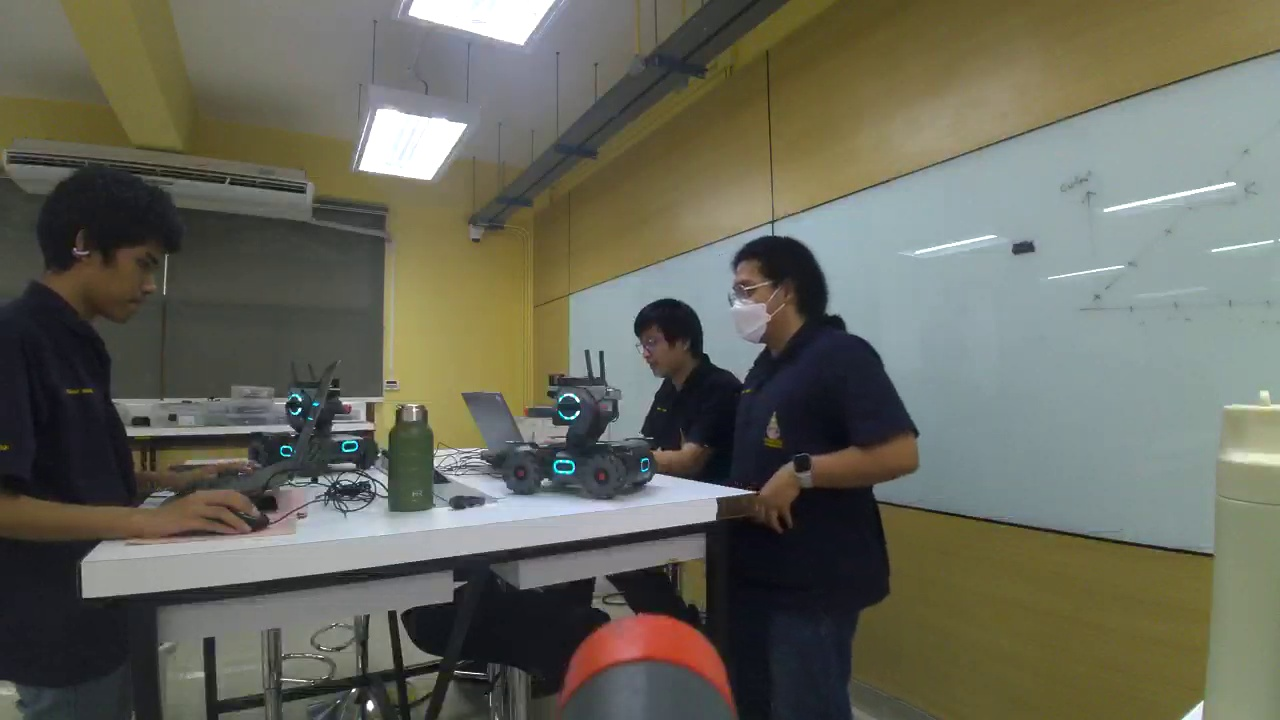
#> input picture data/raw/run1/img_0000_1789537078029.jpg, 1280 x 720 px
$ python -i detector.py   (imports and definitions only)   (older library calls are emulated)
#> lines starting #> are read from the running program, lines starting #| are printed output that depends on the picture; after the words box and inside, x2 and y2 are one past the last pixel; in counts of white or black regions, pixels touching at a corner belong together
#> further down, picture is the input picture: shape (720, 1280, 3); mean B, G, R 91.8, 104, 103.5
import cv2
import numpy as np


class TargetDetector:

    def __init__(self):
        self.color_ranges = {
            "red": [
                (np.array([0, 100, 70]), np.array([12, 255, 255])),
                (np.array([168, 100, 70]), np.array([180, 255, 255])),
            ],
            "yellow": [
                (np.array([20, 120, 70]), np.array([38, 255, 255])),
            ],
            "green": [
                (np.array([30, 35, 20]), np.array([95, 255, 255])),
            ],
            "blue": [
                (np.array([95, 70, 35]), np.array([135, 255, 255])),
            ],
        }

        self.bgr_colors = {
            "red": (0, 0, 255),
            "yellow": (0, 255, 255),
            "green": (0, 255, 0),
            "blue": (255, 0, 0),
        }

        self.kernel_open = np.ones((3, 3), np.uint8)
        self.kernel_close = np.ones((5, 5), np.uint8)
        self.kernel_edge = np.ones((3, 3), np.uint8)
        self.clahe = cv2.createCLAHE(clipLimit=2.0, tileGridSize=(8, 8))

    def _preprocess_hsv(self, frame):
        blurred = cv2.GaussianBlur(frame, (3, 3), 0)
        hsv = cv2.cvtColor(blurred, cv2.COLOR_BGR2HSV)
#> hsv: shape (720, 1280, 3); mean H, S, V 64.1, 62.5, 110.5
        h, s, v = cv2.split(hsv)
        v = self.clahe.apply(v)
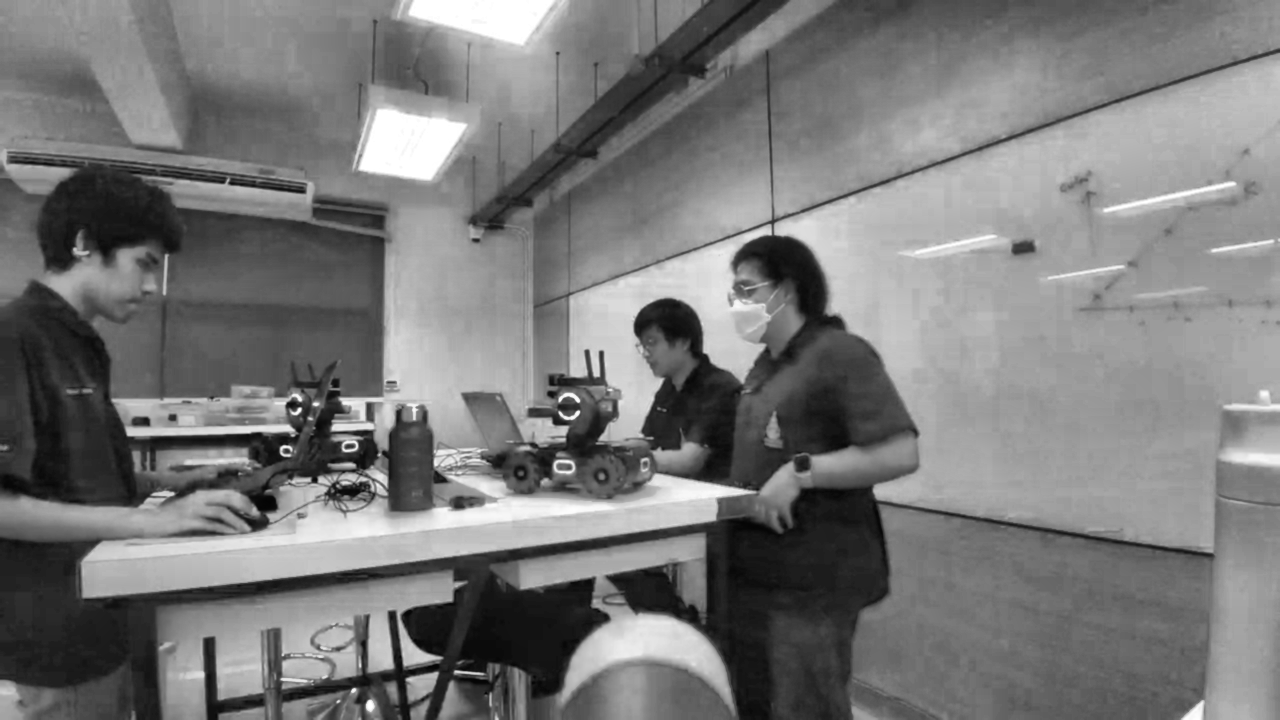
#> v: shape (720, 1280); min 4, max 255, mean 120.6
        return cv2.merge([h, s, v])
#> returned value: shape (720, 1280, 3); mean H, S, V 64.1, 62.5, 120.6

    def _sobel_edges(self, frame):
        gray = cv2.cvtColor(frame, cv2.COLOR_BGR2GRAY)
        gradient_x = cv2.Sobel(gray, cv2.CV_32F, 1, 0, ksize=3)
        gradient_y = cv2.Sobel(gray, cv2.CV_32F, 0, 1, ksize=3)
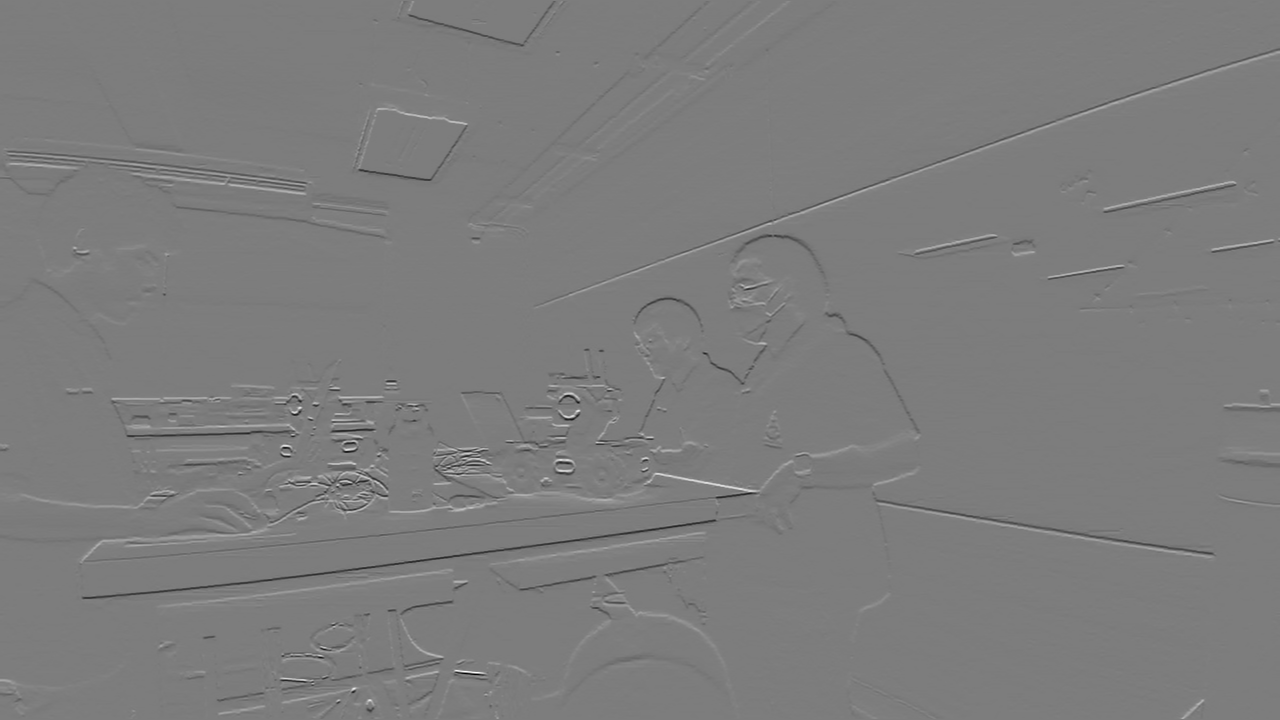
#> gradient_y: shape (720, 1280) float32; min -898, max 933, mean -0.5; drawn with min black and max white
        magnitude = cv2.magnitude(gradient_x, gradient_y)
        magnitude = cv2.normalize(magnitude, None, 0, 255, cv2.NORM_MINMAX).astype(np.uint8)
        _, edges = cv2.threshold(magnitude, 45, 255, cv2.THRESH_BINARY)
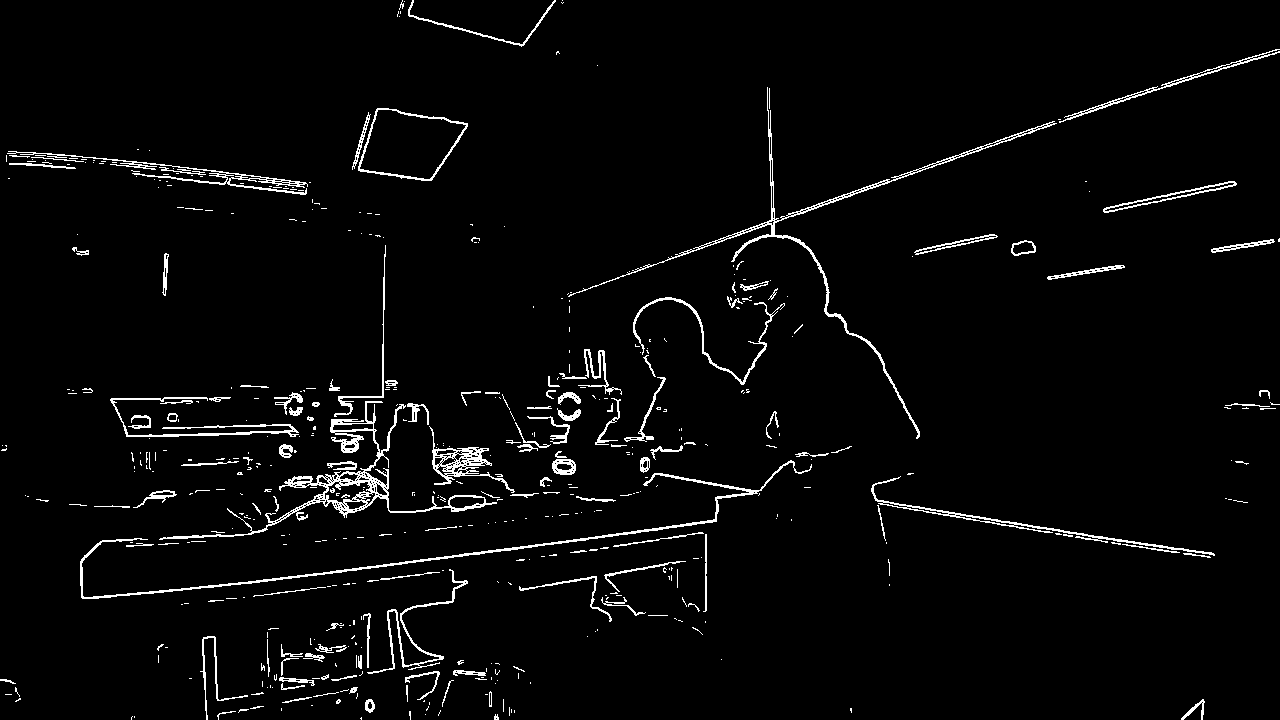
#> edges: shape (720, 1280); 3.2% white in thin lines or dots
        return cv2.dilate(edges, self.kernel_edge, iterations=1)
#> returned value: shape (720, 1280); 7% white; 255 white regions (84 under 20 px), largest, box (x1, y1, x2, y2) and area: (158, 244, 540, 541) 10921, (566, 48, 1280, 440) 7194, (79, 459, 813, 600) 4931

    @staticmethod
    def _angle_cosine(point_a, point_b, point_c):
        vector_a = point_a - point_b
        vector_c = point_c - point_b
        denominator = np.linalg.norm(vector_a) * np.linalg.norm(vector_c)
        if denominator == 0:
            return 1.0
        return abs(float(np.dot(vector_a, vector_c) / denominator))

    def _classify_shape(self, contour, area, width, height):
        perimeter = cv2.arcLength(contour, True)
        if perimeter == 0:
            return "unknown"

        polygon = cv2.approxPolyDP(contour, 0.02 * perimeter, True)
        vertices = len(polygon)
        circularity = (4 * np.pi * area) / (perimeter ** 2)
        _, enclosing_radius = cv2.minEnclosingCircle(contour)
        enclosing_area = np.pi * enclosing_radius ** 2
        circle_fill = area / enclosing_area if enclosing_area else 0.0

        if vertices == 3:
            return "triangle"

        if vertices == 4:
            points = polygon.reshape(4, 2).astype(np.float32)
            cosines = [
                self._angle_cosine(
                    points[(index - 1) % 4],
                    points[index],
                    points[(index + 1) % 4],
                )
                for index in range(4)
            ]
            rectangularity = area / float(width * height)
            if max(cosines) < 0.35 and rectangularity > 0.65:
                return "rectangle"

        if circularity > 0.72 and circle_fill > 0.72:
            return "circle"

        if vertices >= 5 and circularity > 0.60 and circle_fill > 0.60:
            return "circle"

        return "unknown"

    def detect(self, frame, draw=True):
        hsv = self._preprocess_hsv(frame)
        sobel_edges = self._sobel_edges(frame)
        frame_h, frame_w = frame.shape[:2]
#> frame_h = 720; frame_w = 1280
        detected_targets = []

        min_area = 400
        max_area = (frame_w * frame_h) * 0.20
#> max_area = 184320

        for color_name, ranges in self.color_ranges.items():
            mask = np.zeros(hsv.shape[:2], dtype=np.uint8)
            for lower, upper in ranges:
                mask |= cv2.inRange(hsv, lower, upper)

            # Use edges only next to detected color, so background edges do not become targets.
            nearby_color = cv2.dilate(mask, self.kernel_edge, iterations=1)
            edge_hint = cv2.bitwise_and(sobel_edges, nearby_color)
            mask = cv2.bitwise_or(mask, edge_hint)
            mask = cv2.morphologyEx(mask, cv2.MORPH_OPEN, self.kernel_open, iterations=1)
            mask = cv2.morphologyEx(mask, cv2.MORPH_CLOSE, self.kernel_close, iterations=2)

            contours, _ = cv2.findContours(
                mask, cv2.RETR_EXTERNAL, cv2.CHAIN_APPROX_SIMPLE
            )

            for cnt in contours:
                area = cv2.contourArea(cnt)
                if area < min_area or area > max_area:
                    continue

                x, y, w, h = cv2.boundingRect(cnt)

                # กรองพื้นที่เหนือพื้นห้อง
                if (y + h) < (frame_h * 0.35):
                    continue

                # กรองขอบจอภาพ
                edge_margin = 3
                if (
                    x <= edge_margin
                    or y <= edge_margin
                    or (x + w) >= frame_w - edge_margin
                    or (y + h) >= frame_h - edge_margin
                ):
                    continue

                # กรอง Aspect Ratio
                aspect_ratio = float(w) / h
                if not (0.50 <= aspect_ratio <= 1.50):
                    continue

                # กรอง Solidity
                solidity = float(area) / (w * h)
                if solidity < 0.40:
                    continue

                shape = self._classify_shape(cnt, area, w, h)

                if shape == "unknown":
                    continue

                center = (x + w // 2, y + h // 2)
                target_info = {
                    "shape": shape,
                    "color": color_name,
                    "center": center,
                    "bbox": (x, y, w, h),
                }
                detected_targets.append(target_info)

                if draw:
                    box_color = self.bgr_colors.get(color_name, (255, 255, 255))
                    cv2.rectangle(frame, (x, y), (x + w, y + h), box_color, 2)
                    cv2.circle(frame, center, 4, (0, 255, 0), -1)
                    cv2.putText(
                        frame,
                        f"{color_name} {shape}",
                        (x, max(15, y - 10)),
                        cv2.FONT_HERSHEY_SIMPLEX,
                        0.5,
                        box_color,
                        2,
                    )
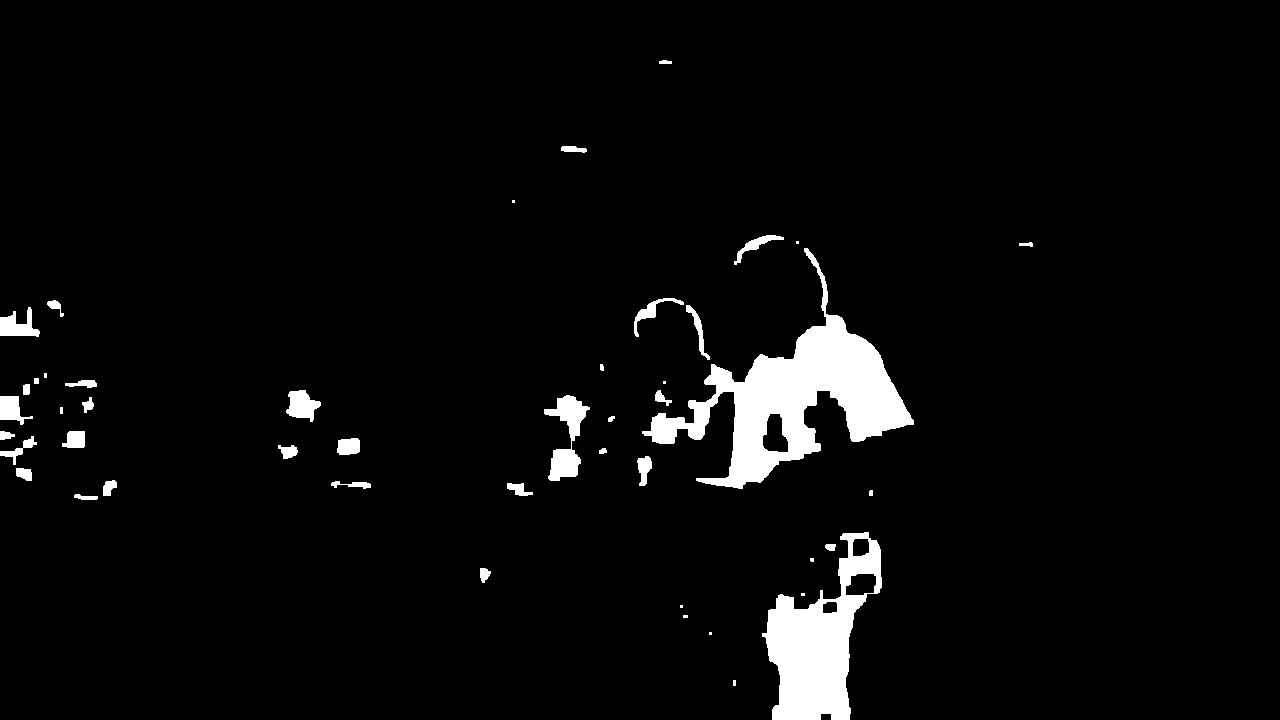
#> mask: shape (720, 1280); 4% white; 46 white regions (10 under 20 px), largest, box (x1, y1, x2, y2) and area: (642, 248, 914, 489) 18299, (762, 532, 882, 720) 10790, (544, 395, 590, 481) 1712
#> after the loop, detected_targets = []

        return frame, detected_targets

>>> import cv2
>>> picture = cv2.imread('../data/raw/run1/img_0000_1789537078029.jpg')
>>> result = TargetDetector().detect(picture)

$ run again, on data/raw/run1/img_0000_1789537299979.jpg
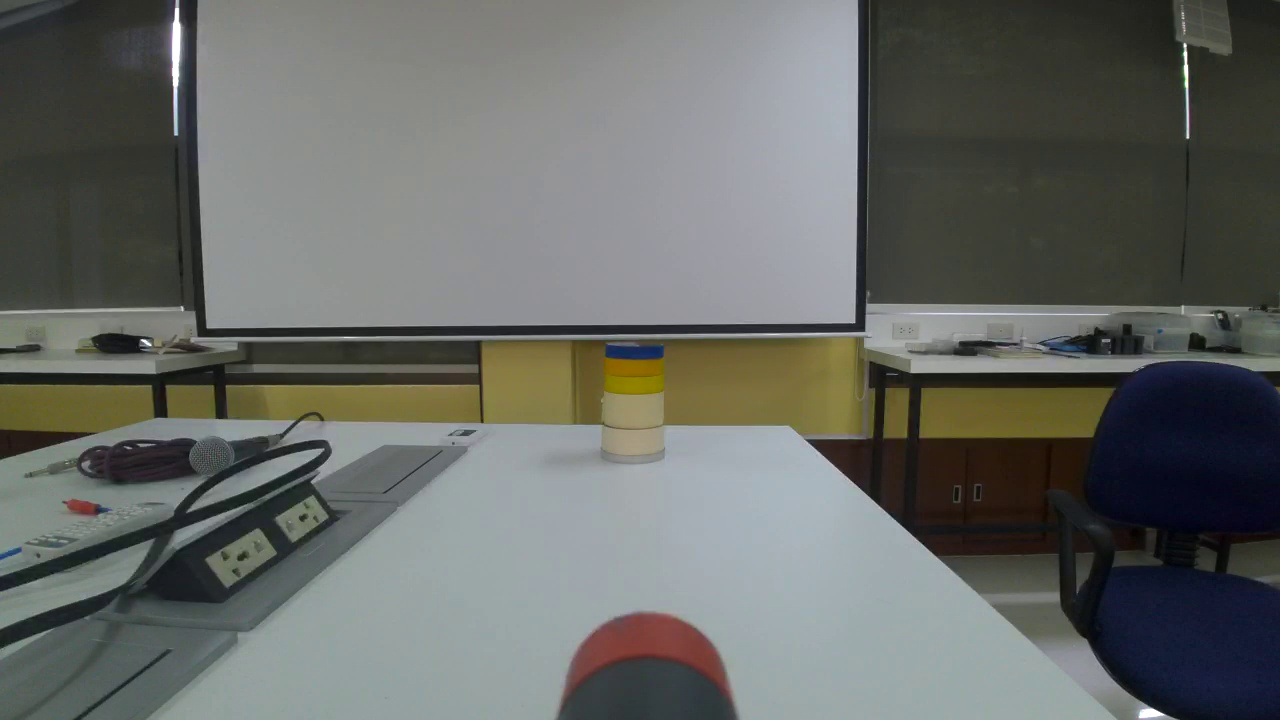
#> input picture data/raw/run1/img_0000_1789537299979.jpg, 1280 x 720 px
#> picture is the input picture: shape (720, 1280, 3); mean B, G, R 101.8, 105.7, 103
#> hsv: shape (720, 1280, 3); mean H, S, V 69.5, 42.8, 109.8
#> in _sobel_edges, `_, edges = cv2.threshold(magnitude, 45, 255, cv2.THRESH_BINARY)`:
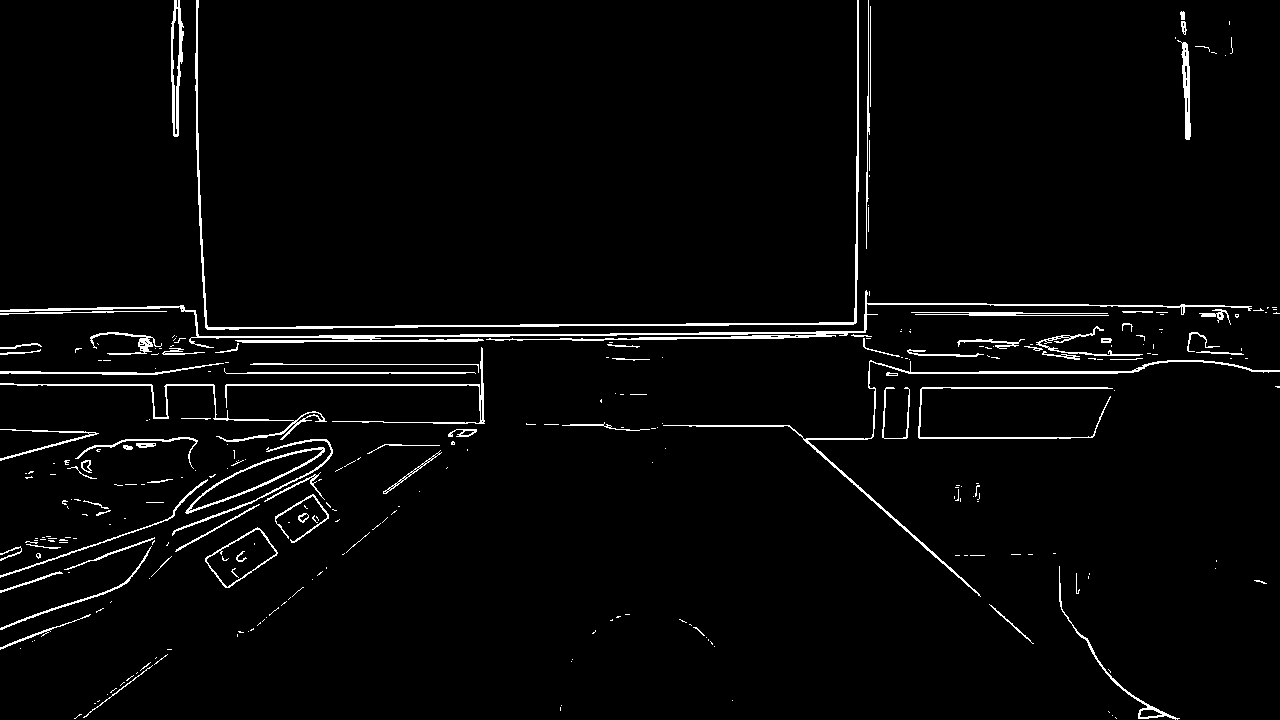
#> edges: shape (720, 1280); 2.9% white in thin lines or dots
#> after the loop in detect, `for color_name, ranges in self.color_ranges.items():`:
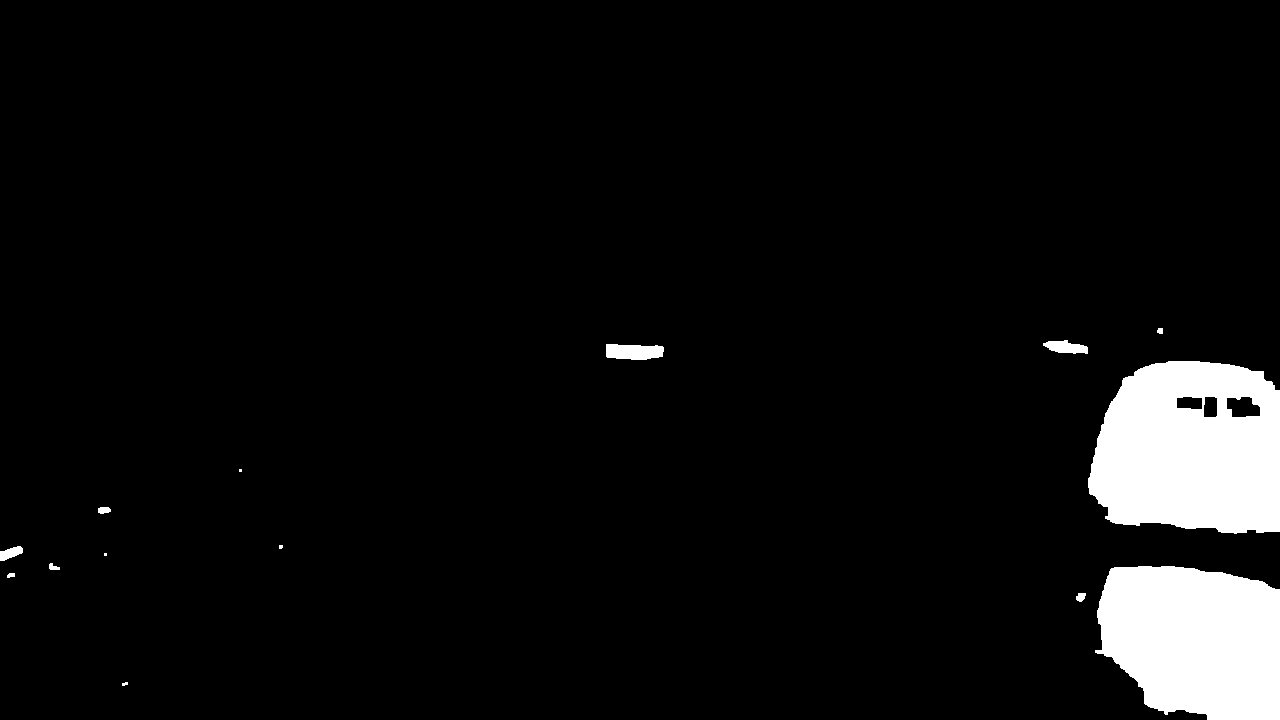
#> mask: shape (720, 1280); 5.7% white; 14 white regions (4 under 20 px), largest, box (x1, y1, x2, y2) and area: (1088, 361, 1280, 534) 27355, (1095, 566, 1280, 720) 23746, (606, 344, 664, 360) 785
#> after the loop in detect, `for color_name, ranges in self.color_ranges.items():`: detected_targets = []
